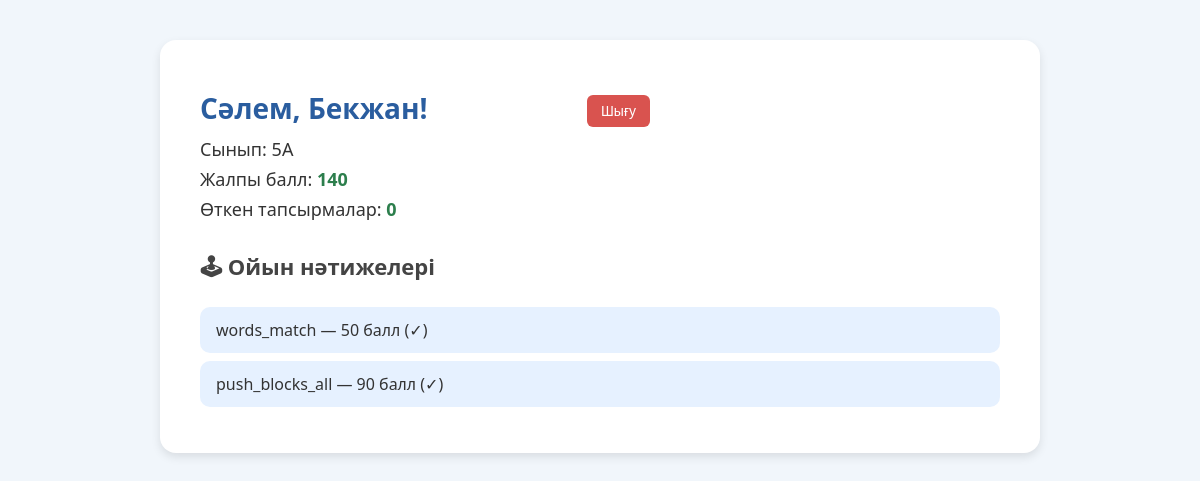
Before: /student_dashboard (signed in) with the older database file.
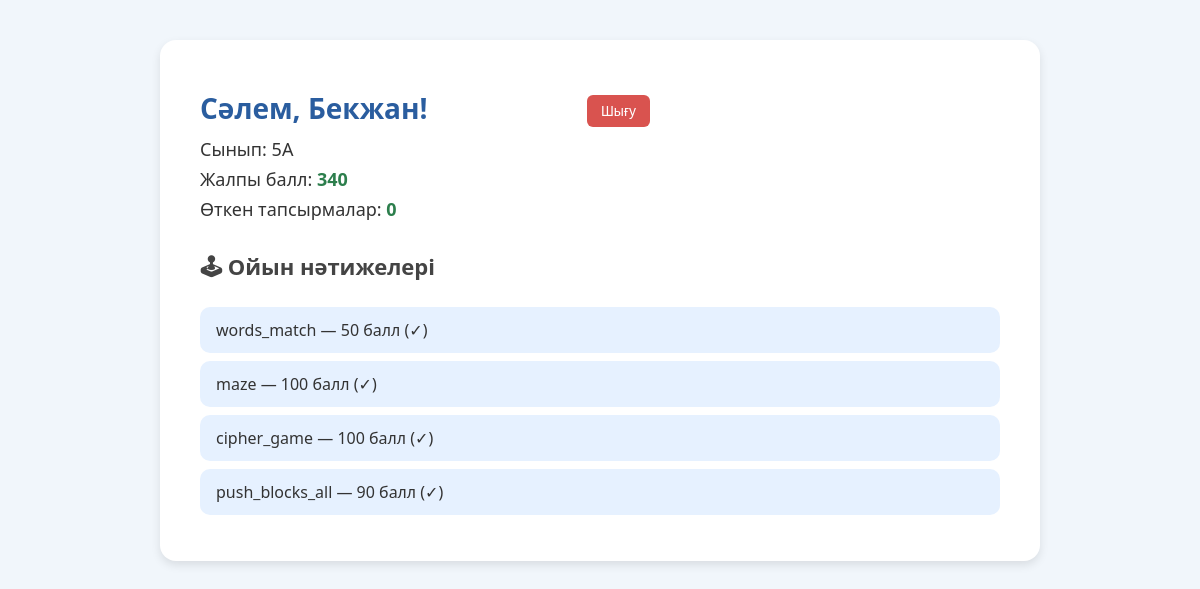
After: the same page with the newer database file.
### main.py (models this page shows, shortened)
class Student(db.Model):
    id = db.Column(db.Integer, primary_key=True)
    name = db.Column(db.String(100), nullable=False)
    student_class = db.Column(db.String(10), nullable=False)
    password = db.Column(db.String(200), nullable=False)
    score = db.Column(db.Integer, default=0)
    progress = db.relationship('StudentProgress', backref='student', lazy=True)
    __table_args__ = (db.UniqueConstraint('name', 'student_class', name='uq_name_class'),)

class GameProgress(db.Model):
    id = db.Column(db.Integer, primary_key=True)
    student_id = db.Column(db.Integer, db.ForeignKey("student.id"))
    game_name = db.Column(db.String(100), nullable=False)
    score = db.Column(db.Integer, default=0)
    completed = db.Column(db.Boolean, default=False)
    attempt = db.Column(db.Integer, nullable=False, default=1)
    timestamp = db.Column(db.DateTime, default=db.func.current_timestamp())
    student = db.relationship('Student', backref='games')

### main.py (the view)
@app.route("/student_dashboard")
def student_dashboard():
    student_id = session.get("user_id")
    if not student_id:
        return redirect("/login")
    student = Student.query.get(student_id)
    progress_count = StudentProgress.query.filter_by(student_id=student_id).count()
    game_results = GameProgress.query.filter_by(student_id=student_id).all()
    return render_template("dashboard.html",
                           student=student,
                           progress_count=progress_count,
                           games=game_results)

### templates/dashboard.html (shortened to what this page needs)
<!DOCTYPE html>
<html lang="kk">
<head>
  <link rel="stylesheet" href="{{ url_for('static', filename='css/dashboard.css') }}">
</head>
<body>
  <div class="container">
    <h1>Сәлем, {{ student.name }}!</h1>
    <p>Сынып: {{ student.student_class }}</p>
    <p>Жалпы балл: <strong>{{ student.score }}</strong></p>
    <p>Өткен тапсырмалар: <strong>{{ progress_count }}</strong></p>
    <h2>🕹 Ойын нәтижелері</h2>
    {% if games %}
      <ul>
        {% for game in games %}
          <li>
            {{ game.game_name }} — {{ game.score }} балл ({{ "✓" if game.completed else "○" }})
          </li>
        {% endfor %}
      </ul>
    {% else %}
      <p>Әзірге ойын нәтижелері жоқ.</p>
    {% endif %}
    <form action="/logout" method="POST" class="logout-form">
      <button type="submit">Шығу</button>
    </form>
  </div>
</body>
</html>

### static/css/dashboard.css (style rules this page uses)
body { font-family: "Segoe UI", sans-serif; background: #f1f6fb; color: #333; margin: 0; padding: 0; }
.container { max-width: 800px; margin: 40px auto; background: #fff; border-radius: 16px; padding: 30px 40px; box-shadow: 0 4px 10px rgba(0,0,0,0.1); }
h1 { font-size: 28px; color: #2a5d9f; margin-bottom: 10px; }
p { font-size: 18px; margin: 6px 0; }
strong { color: #2c7e4c; }
h2 { margin-top: 30px; font-size: 22px; color: #444; }
ul { list-style-type: none; padding-left: 0; }
li { background: #e6f1ff; margin: 8px 0; padding: 12px 16px; border-radius: 10px; font-size: 16px; }
button { background: #2a5d9f; color: white; border: none; padding: 10px 18px; font-size: 16px; border-radius: 8px; cursor: pointer; margin-top: 25px; transition: 0.3s; }
.logout-form { position: absolute; top: 70px; right: 550px; }
.logout-form button { background: #d9534f; padding: 8px 14px; font-size: 14px; border-radius: 6px; }

Changed rows visible on the page:
changed Student "Бекжан": score "140" → "340"
added GameProgress: game_name "maze", score "100", completed "✓"
added GameProgress: game_name "cipher_game", score "100", completed "✓"
